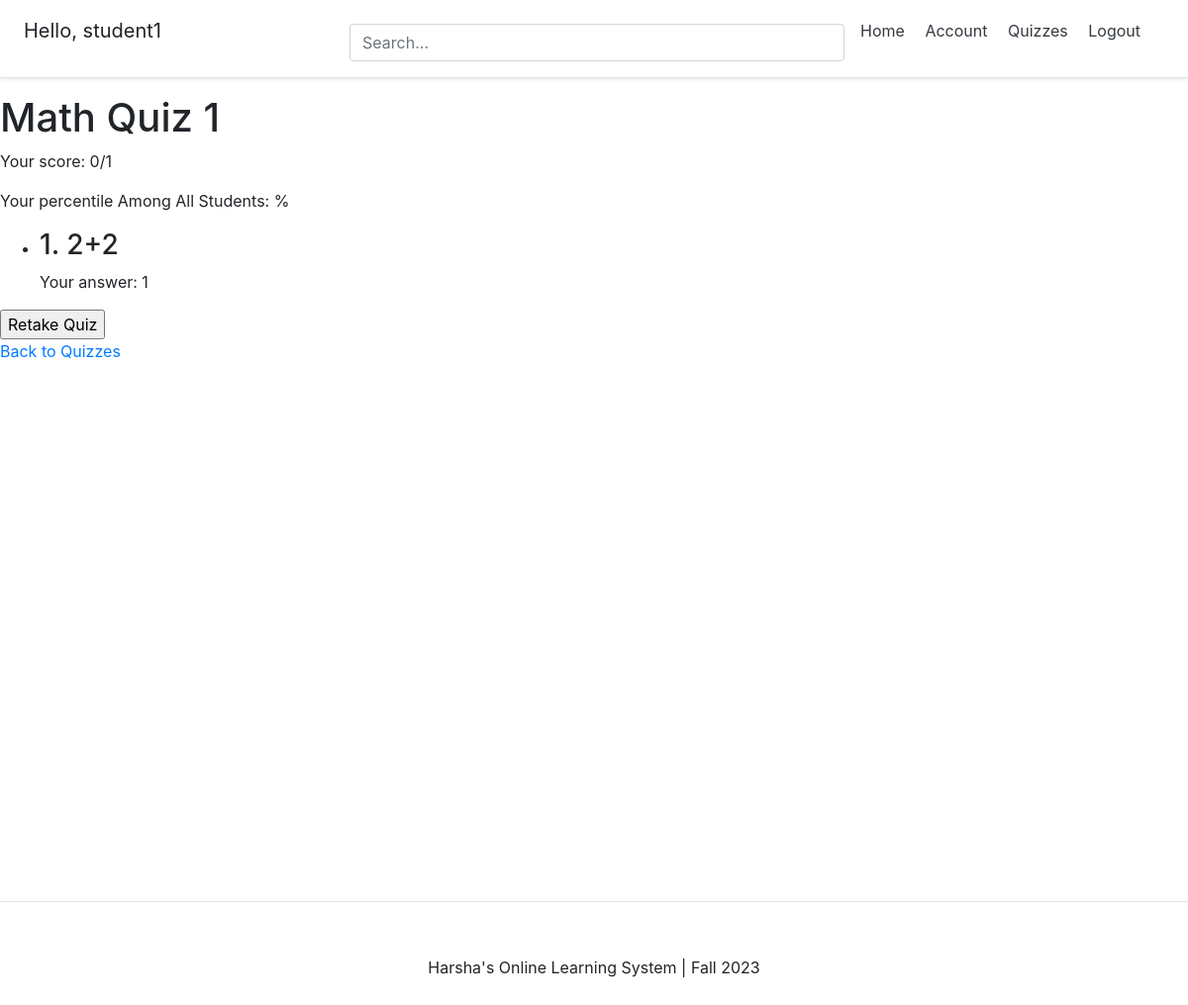
The app's page /quizzes/detail/Math Quiz 1/ (signed in), older data.
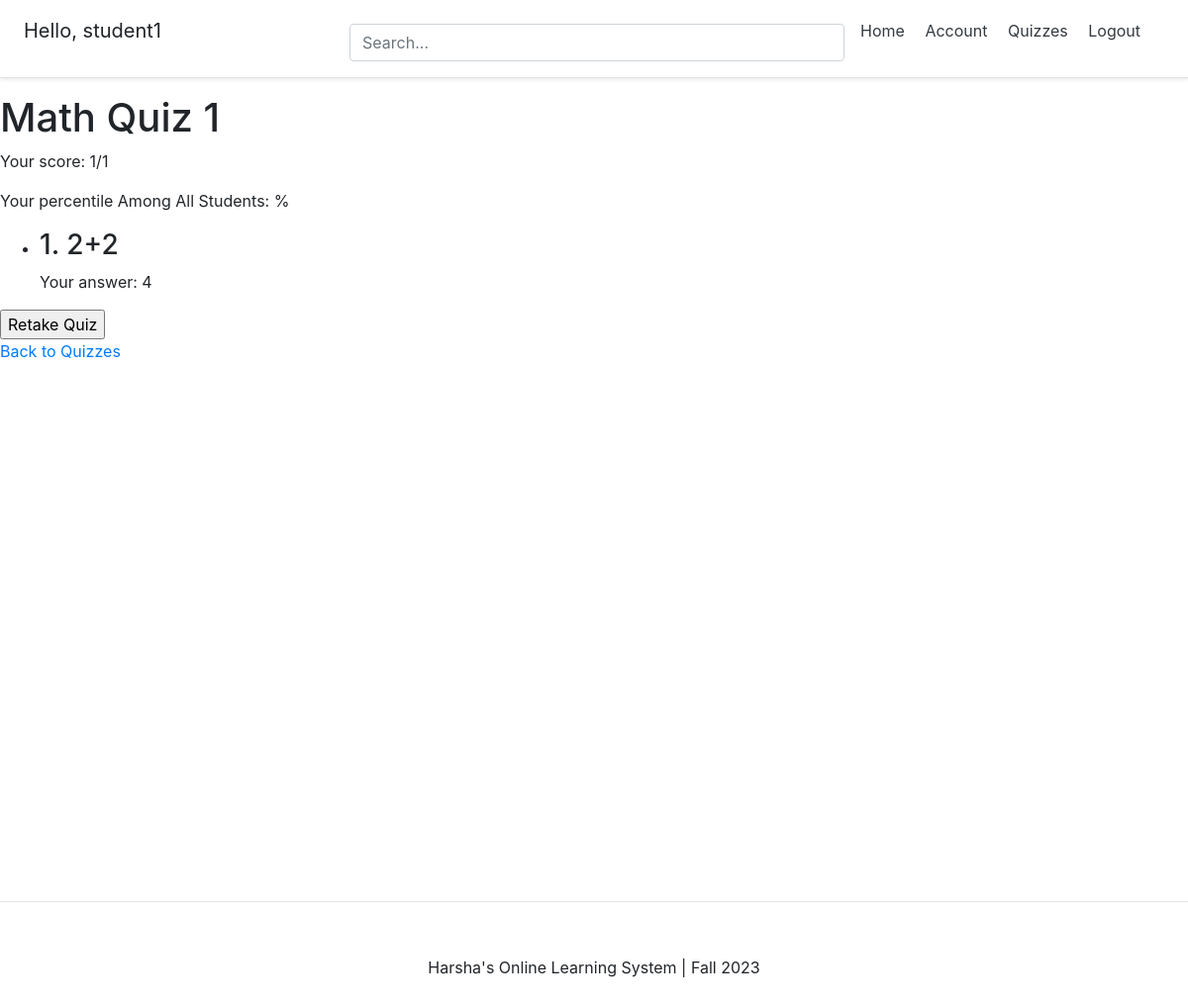
The same page, newer data.
### quizzes/models.py (models this page shows, shortened)
class Attempt(models.Model):
    quiz = models.ForeignKey(Quiz, on_delete=models.CASCADE, related_name='attempts')
    student = models.ForeignKey(settings.AUTH_USER_MODEL, on_delete=models.CASCADE, related_name='quiz_attempts')
    score = models.IntegerField()
    date_attempted = models.DateTimeField(auto_now_add=True)
    def get_student_choice_for_question(self, question):
        try:
            student_answer = self.student_answers.get(question=question)
            return student_answer.choice  # Return the Choice object
        except StudentAnswer.DoesNotExist:
            return None

class Question(models.Model):
    quiz = models.ForeignKey(Quiz, related_name='questions', on_delete=models.CASCADE)
    text = models.CharField(max_length=255)
    order = models.IntegerField(default=0)

class StudentAnswer(models.Model):
    attempt = models.ForeignKey(Attempt, on_delete=models.CASCADE, related_name='student_answers')
    question = models.ForeignKey(Question, on_delete=models.CASCADE)
    choice = models.ForeignKey(Choice, on_delete=models.CASCADE)

class Choice(models.Model):
    question = models.ForeignKey(Question, related_name='choices', on_delete=models.CASCADE)
    text = models.CharField(max_length=255)
    is_correct = models.BooleanField(default=False)

### quizzes/views.py (the view, shortened to what this page needs)
# urls.py: path('detail/<str:quiz_title>/', views.quiz_detail, name='quiz_detail'),
@login_required
def quiz_detail(request, quiz_title):
    quiz = get_object_or_404(Quiz, title=quiz_title)
    user_account = Account.objects.get(email=request.user.email)
    def calculate_percentile(attempt):
        all_scores = Attempt.objects.filter(quiz=quiz).order_by('score')
        higher_scores = all_scores.filter(score__gt=attempt.score).count()
        percentile = (1 - higher_scores / all_scores.count()) * 100
        return round(percentile, 2)
    if user_account.is_teacher:
        student_attempts = Attempt.objects.filter(quiz=quiz).select_related('student')
        for attempt in student_attempts:
            attempt.percentile = calculate_percentile(attempt)
        context = {'quiz': quiz, 'student_attempts': student_attempts}
        return render(request, 'quizzes/quiz_detail_teacher.html', context)
    else:
        attempts = Attempt.objects.filter(quiz=quiz, student=request.user).order_by('-date_attempted')
        remaining_attempts = 3 - attempts.count()
        latest_attempt = attempts.first()
        context = {
            'quiz': quiz,
            'latest_attempt': latest_attempt,
            'remaining_attempts': remaining_attempts,
            'max_attempts': 3
        }
        return render(request, 'quizzes/quiz_detail_student.html', context)

### quizzes/templatetags/quiz_extras.py (called while the page is built)
@register.filter
def get_student_choice(attempt, question):
    choice = attempt.get_student_choice_for_question(question)
    return choice.text if choice else "No Answer"

### templates/quizzes/quiz_detail_student.html (shortened to what this page needs)
{% extends 'base.html' %}
{% load quiz_extras %}
{% block content %}
  <h1>{{ quiz.title }}</h1>
  {% if remaining_attempts > 0 %}
    {% if not latest_attempt %}
      <p>You have {{ remaining_attempts }} attempts remaining out of {{ max_attempts }}.</p>
      <form method="post">
        {% csrf_token %}
        {% for question in quiz.questions.all %}
          <div class="question">
            <h3>{{ forloop.counter }}. {{ question.text }}</h3>
            {% for choice in question.choices.all %}
              <label>
                <input type="radio" name="question_{{ question.id }}" value="{{ choice.id }}">
                {{ choice.text }}
              </label><br>
            {% endfor %}
          </div>
        {% endfor %}
        <input type="submit" value="Submit Quiz">
      </form>
    {% else %}
      <p>Your score: {{ latest_attempt.score }}/{{ quiz.questions.count }}</p>
      <p>Your percentile Among All Students: {{ latest_attempt.percentile }}%</p>
      <ul>
        {% for question in quiz.questions.all %}
          <li>
            <h3>{{ forloop.counter }}. {{ question.text }}</h3>
            Your answer: {{ latest_attempt|get_student_choice:question }}<br>
          </li>
        {% endfor %}
      </ul>
      <form method="post">
        <input type="submit" name="retake_quiz" value="Retake Quiz">
      </form>
    {% endif %}
  {% else %}
    <p>All attempts are over</p>
  {% endif %}
  <a href="{% url 'quizzes:quiz_list' %}">Back to Quizzes</a>
{% endblock %}

Row changes from the older to the newer data that the page shows:
no longer on this page (row unchanged): Attempt: score "0", id.text "1"
added Attempt: score "1", id.text "4"
